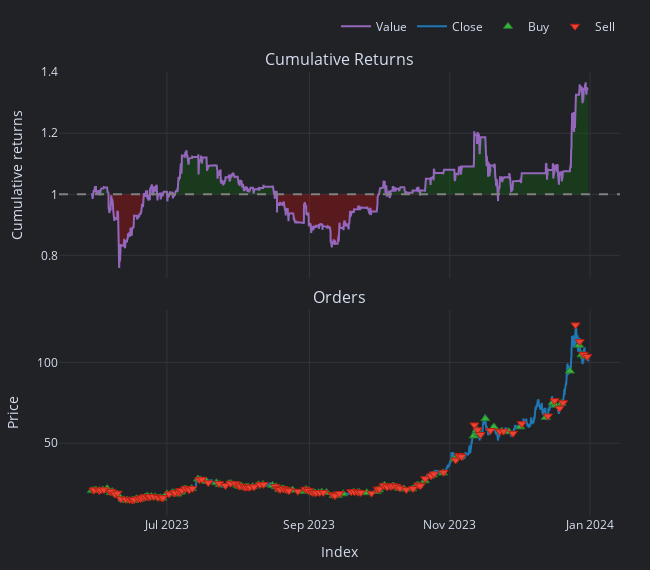

Notebook cell for this chart:
### Code cell
pf.plot({"orders", "cum_returns"}, settings=dict(bm_returns=False)).show()
